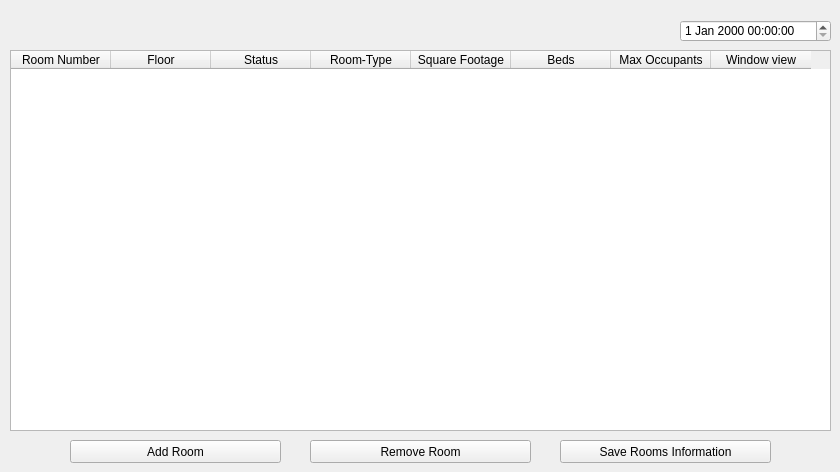
    <widget class="QWidget" name="tab_5" >
     <attribute name="title" >
      <string>Rooms Information</string>
     </attribute>
     <widget class="QDateTimeEdit" name="dateTimeEdit" >
      <property name="geometry" >
       <rect>
        <x>680</x>
        <y>20</y>
        <width>151</width>
        <height>22</height>
       </rect>
      </property>
     </widget>
     <widget class="QPushButton" name="remRoomButton" >
      <property name="geometry" >
       <rect>
        <x>310</x>
        <y>440</y>
        <width>221</width>
        <height>23</height>
       </rect>
      </property>
      <property name="text" >
       <string>Remove Room</string>
      </property>
     </widget>
     <widget class="QPushButton" name="saveRoomsInfo" >
      <property name="geometry" >
       <rect>
        <x>560</x>
        <y>440</y>
        <width>211</width>
        <height>23</height>
       </rect>
      </property>
      <property name="text" >
       <string>Save Rooms Information</string>
      </property>
     </widget>
     <widget class="QPushButton" name="addRoomButton" >
      <property name="geometry" >
       <rect>
        <x>70</x>
        <y>440</y>
        <width>211</width>
        <height>23</height>
       </rect>
      </property>
      <property name="text" >
       <string>Add Room</string>
      </property>
     </widget>
     <widget class="QTableWidget" name="roomsTable" >
      <property name="geometry" >
       <rect>
        <x>10</x>
        <y>50</y>
        <width>821</width>
        <height>381</height>
       </rect>
      </property>
      <column>
       <property name="text" >
        <string>Room Number</string>
       </property>
      </column>
      <column>
       <property name="text" >
        <string>Floor</string>
       </property>
      </column>
      <column>
       <property name="text" >
        <string>Status</string>
       </property>
      </column>
      <column>
       <property name="text" >
        <string>Room-Type</string>
       </property>
      </column>
      <column>
       <property name="text" >
        <string>Square Footage</string>
       </property>
      </column>
      <column>
       <property name="text" >
        <string>Beds</string>
       </property>
      </column>
      <column>
       <property name="text" >
        <string>Max Occupants</string>
       </property>
      </column>
      <column>
       <property name="text" >
        <string>Window view</string>
       </property>
      </column>
     </widget>
    </widget>
